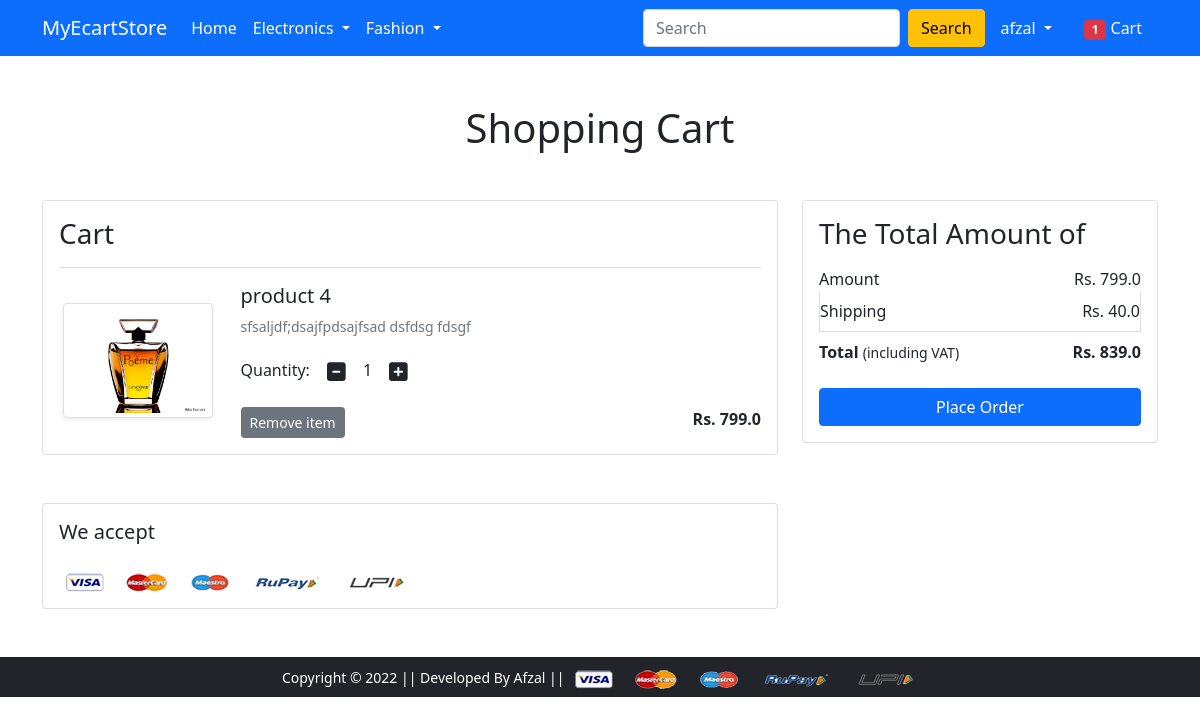
The app's page /cart/ (signed in), older data.
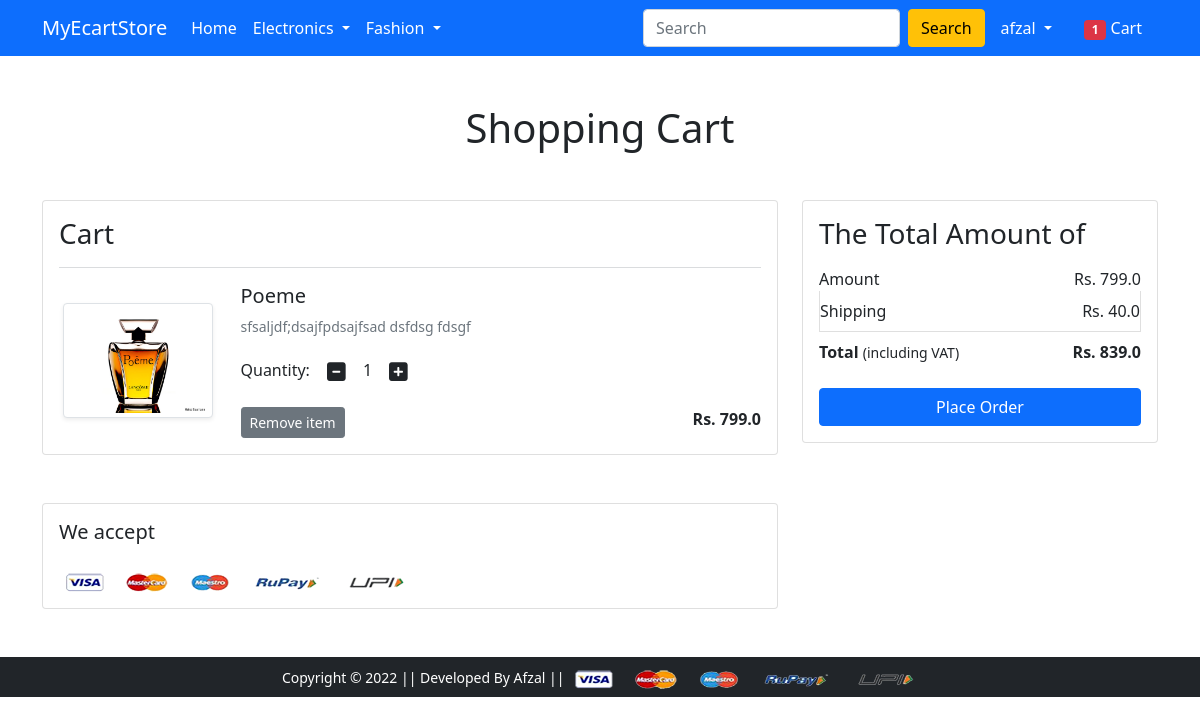
The same page, newer data.
### app/models.py (models this page shows, shortened)
class Cart(models.Model):
    user = models.ForeignKey(User, on_delete=models.CASCADE)
    product = models.ForeignKey(Product, on_delete=models.CASCADE)
    quantity = models.PositiveIntegerField(default=1)

class Product(models.Model):
    title = models.CharField(max_length=100)
    selling_price = models.FloatField()
    discounted_price = models.FloatField()
    description = models.TextField()
    brand = models.CharField(max_length=100)
    category = models.CharField(choices=CATEGORY_CHOICES, max_length=50)
    product_img = models.ImageField(upload_to='product_image')

### app/views.py (the view)
# urls.py: path('cart/', views.show_cart, name='showcart'),
@login_required
def show_cart(request):
    if request.user.is_authenticated:
        user = request.user
        cart_item = Cart.objects.filter(user=user)
        cartitem = list(cart_item)
        initial_amount = 0.0
        shipping_charge = 40.0
        total_amount = 0.0
        amount = 0.0
        totalitem = 0
        if cartitem:
            for itm in cartitem:
                initial_amount = itm.quantity * itm.product.discounted_price
                amount += initial_amount
            total_amount = amount + shipping_charge
            totalitem = len(Cart.objects.filter(user=request.user))
            dict = {'cartitems':cart_item, 'shippingcharge':shipping_charge, 'amount':amount, 'total_amount':total_amount, 'totalitem':totalitem}
            return render(request, 'app/addtocart.html', dict)
        totalitem = len(Cart.objects.filter(user=request.user))
        return render(request, 'app/emptycart.html', {'totalitem':totalitem})

### app/templates/app/addtocart.html (shortened to what this page needs)
{% extends 'app/base.html' %}
{% load static %}
{% block main-content %}
<div class="container my-5">
 <div class="row">
  <h1 class="text-center mb-5">Shopping Cart</h1>
  <div class="col-sm-8">
  <div class="card">
   <div class="card-body">
    <h3>Cart</h3>
    {% for item in cartitems %}
    <hr class="text-muted">
    <div class="row">
     <div class="col-sm-3 text-center align-self-center"><img src="{{item.product.product_img.url}}" alt="" srcset="" class="img-fluid img-thumbnail shadow-sm" height="150" width="150"> </div>
     <div class="col-sm-9">
      <div>
       <h5>{{item.product.title}}</h5>
       <p class="mb-2 text-muted small">{{item.product.description}}</p>
       <div class="my-3">
        <label for="quantity">Quantity:</label>
        <a class="minus-cart btn" pid="{{item.product.id}}"><i class="fas fa-minus-square fa-lg"></i></a>
          <span id="quantity">{{item.quantity}}</span>
        <a class="plus-cart btn" pid="{{item.product.id}}"><i class="fas fa-plus-square fa-lg"></i></a>
       </div>
       <div class="d-flex justify-content-between">
        <a href="#" class="btn btn-sm btn-secondary mr-3 remove-item" pid='{{item.product.id}}'  >Remove item </a>
        <p class="mb-0"><span><strong>Rs. {{item.product.discounted_price}}</strong></span></p>
       </div>
      </div>
     </div>
    </div>
    {% endfor %}
   </div>
   </div>
  </div>
  <div class="col-sm-4">
   <div class="card">
    <div class="card-body">
      <h3>The Total Amount of</h3>
      <ul class="list-group">
       <li class="list-group-item d-flex justify-content-between align-items-center border-0 px-0 pb-0">Amount<span>Rs. <span id="amount">{{amount}}</span></span></li>
       <li class="list-group-item d-flex justify-content-between align-items-center px-0">Shipping<span>Rs. {{shippingcharge}}</span></li>
       <li class="list-group-item d-flex justify-content-between align-items-center border-0 px-0 mb-3">
        <div>
           <strong>Total</strong> <small>(including VAT)</small>
         </div>
         <span><strong>Rs. <strong id="totalamount">{{total_amount}}</strong></strong></span>
       </li>
      </ul>
      <div class="d-grid"><a href="{% url 'checkout' %}" class="btn btn-primary">Place Order</a></div>
    </div>
   </div>
  </div>
 </div>
</div>
<div class="container">
 <div class="row">
  <div class="col-sm-8">
   <div class="card">
    <div class="card-body">
      <h5 class="mb-4">We accept</h5>
      <img src="{% static 'app/images/payment.png' %}" alt="" class="img-fluid">
    </div>
  </div>
  </div>
 </div>
</div>
{% endblock main-content %}

Row changes from the older to the newer data that the page shows:
changed through a linked row, Cart "sfsaljdf;dsajfpdsajfsad dsfdsg fdsgf": product "product 4" → "Poeme"
